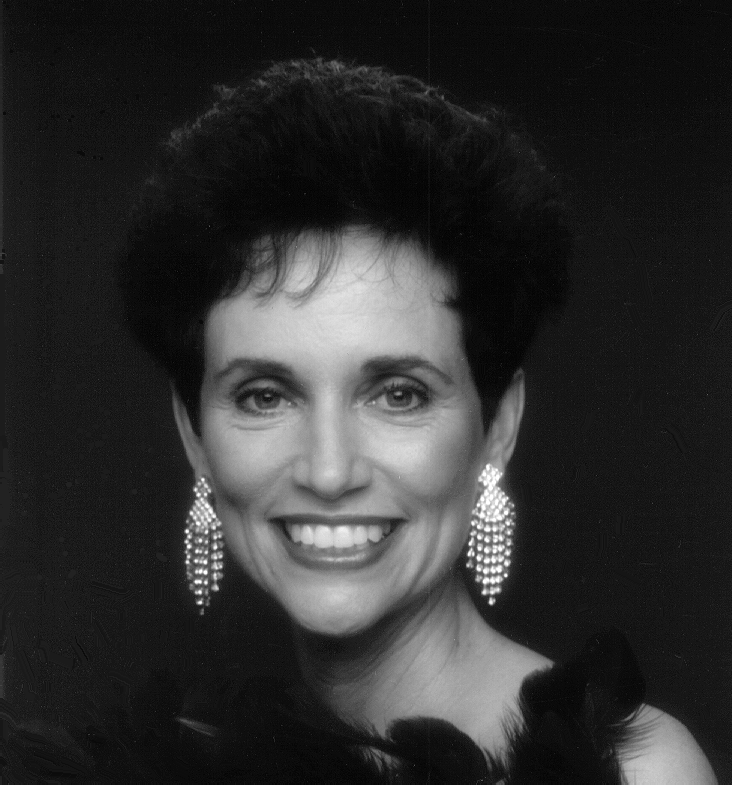
#> input picture exercise/week3/woman.png, 732 x 785 px
$ jupyter execute --allow-errors ex05.ipynb
#> lines starting #> are read from the running program, lines starting #| are printed output that depends on the picture; long printed decimals are rounded
[cell 1]
import numpy as np
import matplotlib.pyplot as plt
import skimage
import imageio
from scipy.signal import convolve2d
from skimage.util import random_noise
from skimage.filters import gaussian, sobel, laplace

[cell 2]
im = imageio.imread("../week3/woman.png")
#> im is the input picture: shape (785, 732); min 0, max 255, mean 46.4
im.shape
#> Out = (785, 732)

[cell 3]
noisy_image = random_noise(im,mode='gaussian',var=0.01)
plt.imshow(noisy_image, cmap='gray')
plt.show()

[cell 4]
smooth_image = gaussian(noisy_image, sigma=1.0)
plt.imshow(smooth_image, cmap='gray')
plt.show()

[cell 5]
sobel_noisy = sobel(noisy_image)
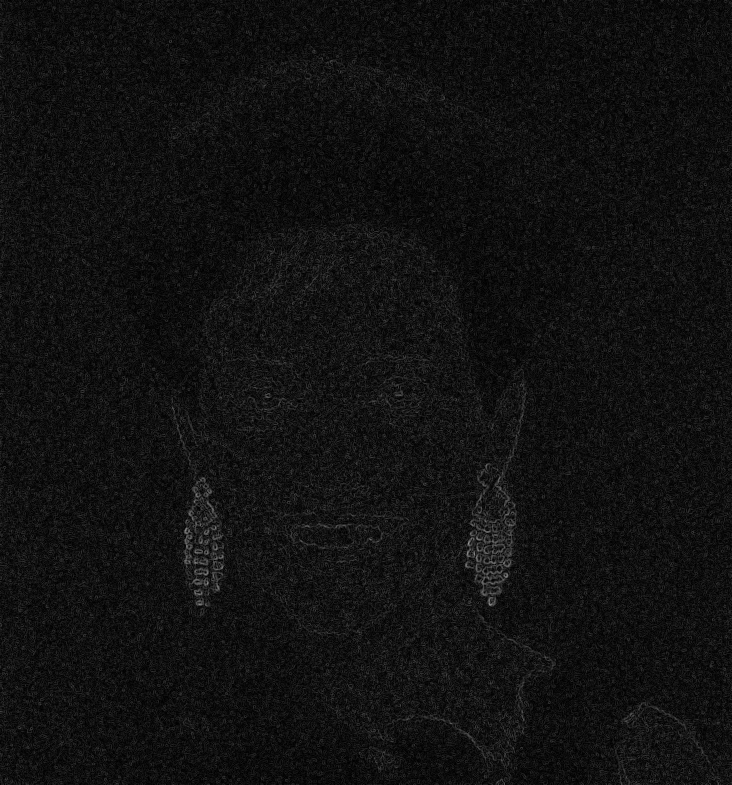
#> sobel_noisy: shape (785, 732) float64; min 0, max 0.603, mean 0.0688
sobel_smooth = sobel(smooth_image)

[cell 6]
sobel_noisy.dtype, sobel_smooth.dtype

[cell 7]
sobel_smooth.max(), sobel_noisy.max()
#> Out = (0.314, 0.603)

[cell 8]
f = plt.figure(figsize=(10,8))
ax = f.add_subplot(121)
ax2 = f.add_subplot(122)

ax.imshow(sobel_noisy,cmap="gray")
ax2.imshow(sobel_smooth,cmap="gray")

plt.show()
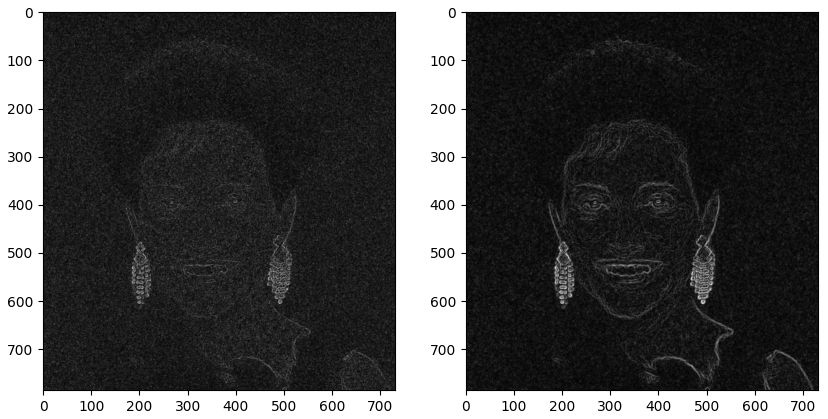
#> figure drawn by matplotlib, 2 panels

[cell 9]
def plot_hist(image, bins, show_hist):
#> called with bins = 20, show_hist = True
    hist, bin_edges = np.histogram(image, bins=bins)
#> hist = 20 values, max 183925 at index 1, min 0 at index 18, mean 28731; bin_edges = 21 values from 0 to 0.603
    width = (0.8 *  (bin_edges[1] - bin_edges[0]))
#> width = 0.0241
    bin_centers =  ((bin_edges[: -1] + bin_edges[1:]) / 2)
#> bin_centers = 20 values from 0.0151 to 0.588
    if show_hist==True:
        plt.bar(bin_centers, hist, width=width)
    return hist

[cell 10]
plot_hist(sobel_noisy, 20, show_hist=True)
#> Out has the same summary as hist in plot_hist
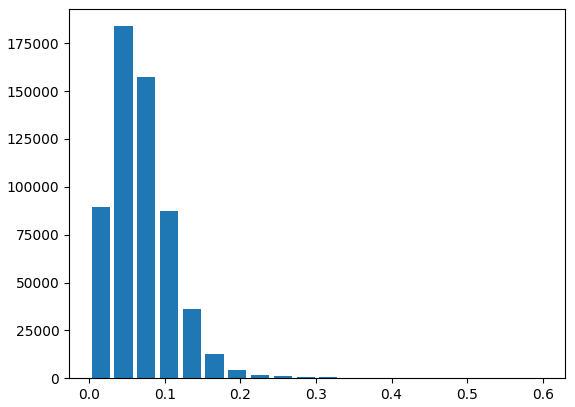
#> figure drawn by matplotlib, 1 panel; tallest bar 183925 high, from x = 0.0332 to 0.0573

[cell 11]
plot_hist(sobel_smooth, 20, show_hist=True)
#> Out = 20 values, max 244430 at index 1, min 5 at index 19, mean 28731
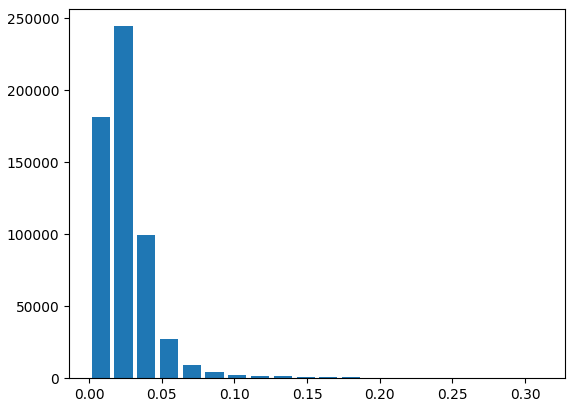
#> figure drawn by matplotlib, 1 panel; tallest bar 244430 high, from x = 0.0173 to 0.0298

[cell 12]
sobel_smooth.max(), sobel_noisy.max()
#> Out = (0.314, 0.603)

[cell 13]
sobel_smooth.min(), sobel_noisy.min()
#> Out = (2.83e-05, 0)

[cell 14]
threshold_noisy = 0.14
threshold_smooth = 0.05

[cell 15]
f = plt.figure(figsize=(10,8))
ax = f.add_subplot(121)
ax2 = f.add_subplot(122)

ax.imshow(sobel_noisy > threshold_noisy, cmap="gray")
ax2.imshow(sobel_smooth > threshold_smooth, cmap="gray")

plt.show()
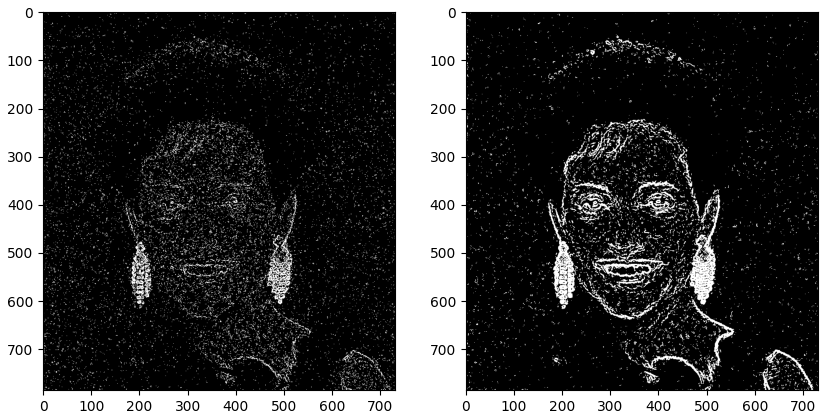
#> figure drawn by matplotlib, 2 panels

If we do edge detection without smoothing it will tell us changes at every point bcs of 1st derivative and after applying smoothing the noisy is reduced and edge in 1st derivative can be detected  easily

# Laplacian operator

[cell 16]
laplacian_noisy = laplace(noisy_image)
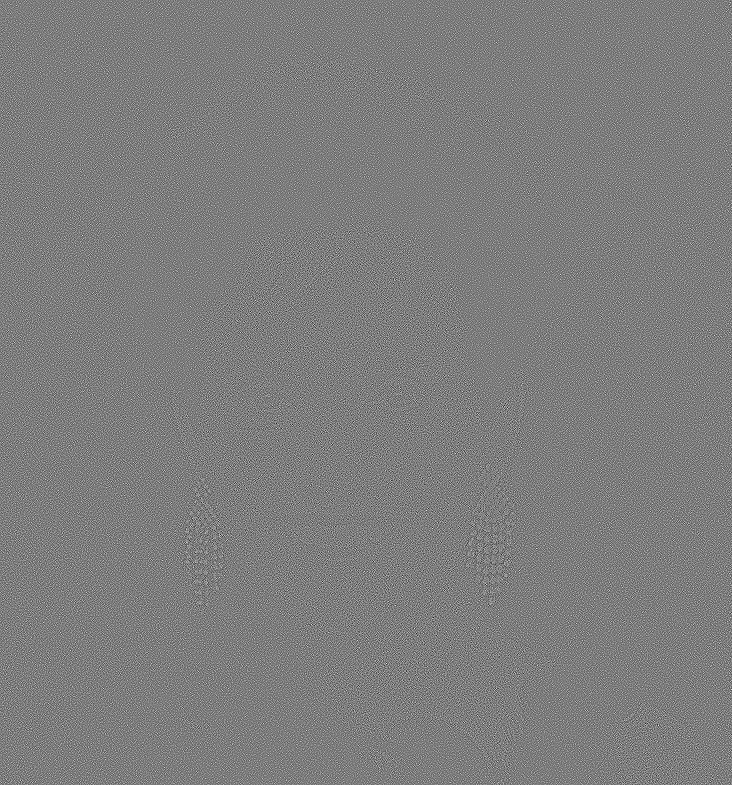
#> laplacian_noisy: shape (785, 732) float64; min -1.98, max 2.02, mean 6.61e-20; drawn with min black and max white
laplacian_smooth = laplace(smooth_image)
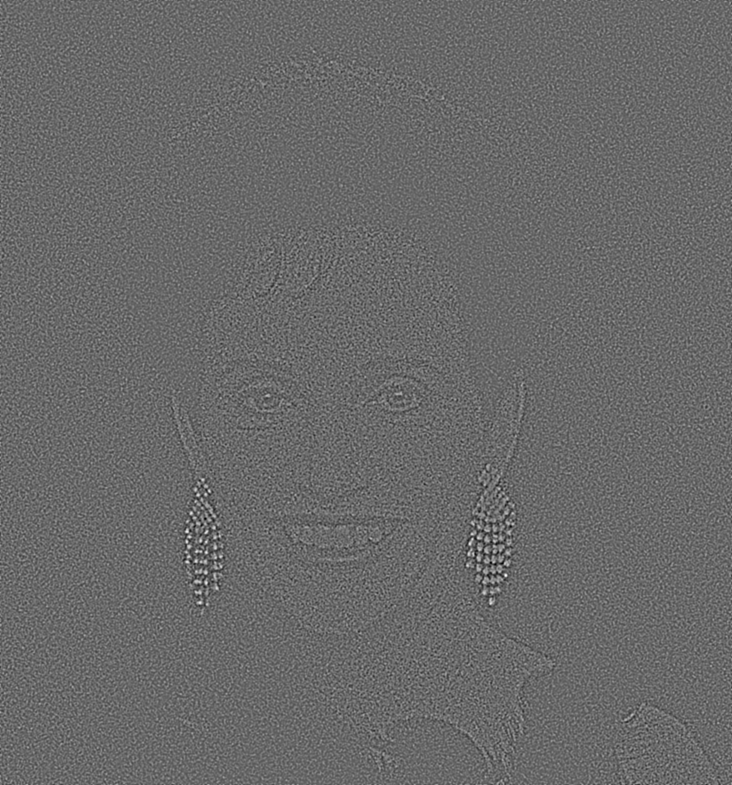
#> laplacian_smooth: shape (785, 732) float64; min -0.232, max 0.327, mean -6.58e-20; drawn with min black and max white

[cell 17]
f = plt.figure(figsize=(10,8))
ax = f.add_subplot(121)
ax2 = f.add_subplot(122)

ax.imshow(laplacian_noisy, cmap="gray")
ax2.imshow(laplacian_smooth, cmap="gray")

plt.show()

[cell 18]
N = [laplacian_smooth[0,1], laplacian_smooth[2,1], laplacian_smooth[1,0], laplacian_smooth[1,2], -0.0784301]
#> N = [0.053, -0.0223, -0.052, 0.0324, -0.0784]
v = 0.01158484
a = [v-i for i in N]
#> a = [-0.0414, 0.0339, 0.0636, -0.0208, 0.09]
a
#> Out = [-0.0414, 0.0339, 0.0636, -0.0208, 0.09]

[cell 19]
N = [laplacian_smooth[0,1], laplacian_smooth[2,1], laplacian_smooth[1,0], laplacian_smooth[1,2], -0.0784301]
print("N - {}".format(N))
#| N - [0.05301, -0.02235, -0.05197, 0.03238, -0.07843]
v = 0.0115548 #laplacian_smooth[1,1]
print("v - {}".format(v))
N = [i for i in N if np.sign(i) != np.sign(v) and i != 0]
#> N = [-0.0223, -0.052, -0.0784]
print("N - {}".format(N))
#| N - [-0.02235, -0.05197, -0.07843]
#> `m = min(np.absolute(N))`: m = 0.0223
#| m - 0.02235
#> `d = max(np.absolute([v-i for i in N]))`: d = 0.09
#| d - 0.08998
#> (the rest of this cell did not finish here and is left out)

[cell 20]
def lap_filter_img(img,threshold):
#> called with threshold = 0.07
    B = np.zeros(img.shape)
    for i in range(1,img.shape[0]-1):
        for j in range(1, img.shape[1]-1):
            v = img[i,j]
            N = [img[i-1,j], img[i+1,j], img[i,j-1], img[i,j+1]]
            N = [i for i in N if np.sign(i) != np.sign(v) and i != 0]
            if N != []:
                m = min(np.absolute(N))
                if np.absolute(v) < m:
                    d = max(np.absolute([v-i for i in N]))
                    if d > threshold:
                        B[i,j] = 1
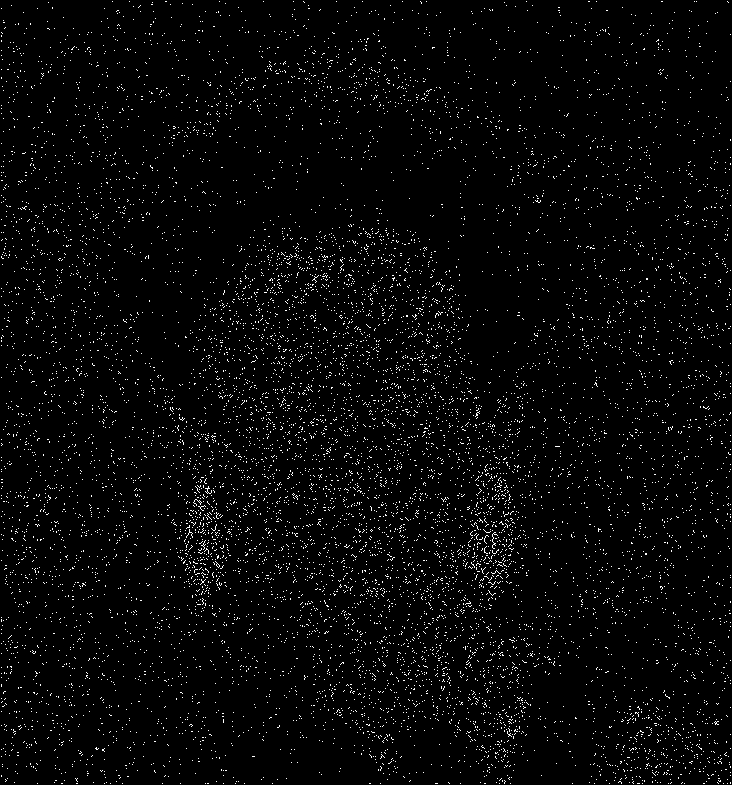
#> B: shape (785, 732) float64; values 0 (black) and 1 (white), 2.7% white in thin lines or dots
    return B

[cell 21]
lap_smooth = lap_filter_img(laplacian_smooth, 0.07)
lap_noisy = lap_filter_img(laplacian_noisy, 0.06)
#> call 2 of lap_filter_img, with threshold = 0.06
#> after the loop in lap_filter_img (call 2), `for i in range(1,img.shape[0]-1):`:
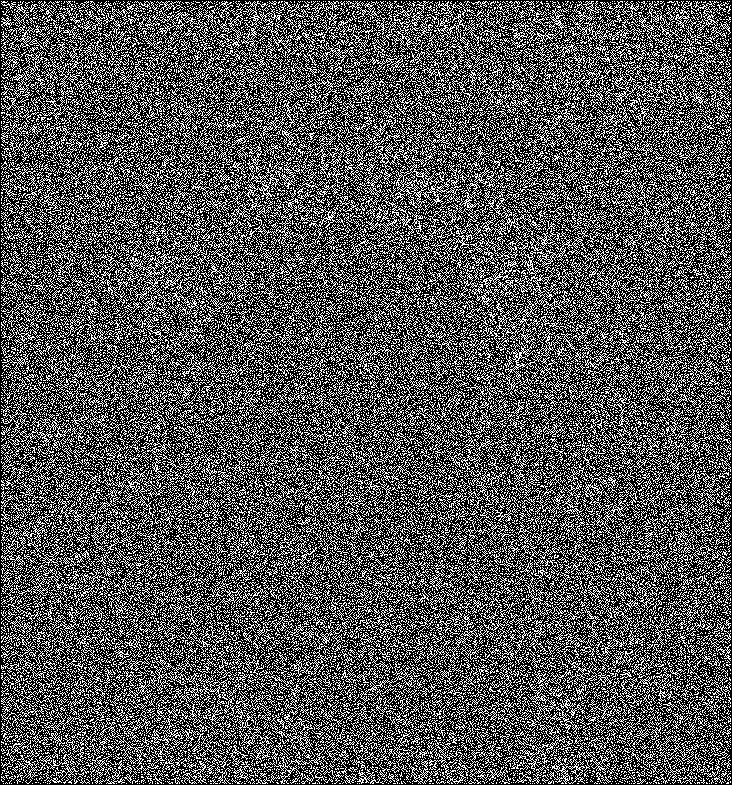
#> B: shape (785, 732) float64; values 0 (black) and 1 (white), 33% white in thin lines or dots

[cell 22]
f = plt.figure(figsize=(10,8))
ax = f.add_subplot(121)
ax2 = f.add_subplot(122)

ax.imshow(lap_noisy, cmap="gray")
ax2.imshow(lap_smooth, cmap="gray")

plt.show()
